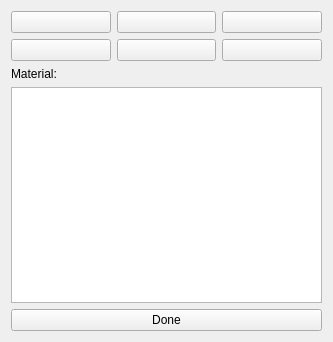
<?xml version="1.0" encoding="UTF-8"?>
<ui version="4.0">
 <class>StructEdDlg</class>
 <widget class="QWidget" name="StructEdDlg">
  <property name="geometry">
   <rect>
    <x>0</x>
    <y>0</y>
    <width>333</width>
    <height>342</height>
   </rect>
  </property>
  <property name="windowTitle">
   <string>Structure Editor</string>
  </property>
  <layout class="QHBoxLayout" name="horizontalLayout">
   <item>
    <layout class="QVBoxLayout" name="verticalLayout">
     <item>
      <layout class="QGridLayout" name="gridLayout">
       <item row="0" column="0">
        <widget class="QPushButton" name="pencilButton">
         <property name="text">
          <string/>
         </property>
         <property name="icon">
          <iconset resource="VoxCad.qrc">
           <normaloff>:/Icons/Icons/Pencil.png</normaloff>:/Icons/Icons/Pencil.png</iconset>
         </property>
         <property name="checkable">
          <bool>true</bool>
         </property>
        </widget>
       </item>
       <item row="0" column="1">
        <widget class="QPushButton" name="squareButton">
         <property name="text">
          <string/>
         </property>
         <property name="icon">
          <iconset resource="VoxCad.qrc">
           <normaloff>:/Icons/Icons/Rectangle.png</normaloff>:/Icons/Icons/Rectangle.png</iconset>
         </property>
         <property name="checkable">
          <bool>true</bool>
         </property>
        </widget>
       </item>
       <item row="0" column="2">
        <widget class="QPushButton" name="ellipseButton">
         <property name="text">
          <string/>
         </property>
         <property name="icon">
          <iconset resource="VoxCad.qrc">
           <normaloff>:/Icons/Icons/Ellipse.png</normaloff>:/Icons/Icons/Ellipse.png</iconset>
         </property>
         <property name="checkable">
          <bool>true</bool>
         </property>
        </widget>
       </item>
       <item row="1" column="0">
        <widget class="QPushButton" name="layerbackButton">
         <property name="text">
          <string/>
         </property>
         <property name="icon">
          <iconset resource="VoxCad.qrc">
           <normaloff>:/Icons/Icons/LayerBack.png</normaloff>:/Icons/Icons/LayerBack.png</iconset>
         </property>
         <property name="checkable">
          <bool>false</bool>
         </property>
        </widget>
       </item>
       <item row="1" column="1">
        <widget class="QPushButton" name="layerforwardButton">
         <property name="text">
          <string/>
         </property>
         <property name="icon">
          <iconset resource="VoxCad.qrc">
           <normaloff>:/Icons/Icons/LayerForward.png</normaloff>:/Icons/Icons/LayerForward.png</iconset>
         </property>
         <property name="checkable">
          <bool>false</bool>
         </property>
        </widget>
       </item>
       <item row="1" column="2">
        <widget class="QPushButton" name="refviewButton">
         <property name="text">
          <string/>
         </property>
         <property name="icon">
          <iconset resource="VoxCad.qrc">
           <normaloff>:/Icons/Icons/Aux_View.png</normaloff>:/Icons/Icons/Aux_View.png</iconset>
         </property>
         <property name="checkable">
          <bool>false</bool>
         </property>
        </widget>
       </item>
      </layout>
     </item>
     <item>
      <widget class="QLabel" name="MatLabel">
       <property name="text">
        <string>Material:</string>
       </property>
      </widget>
     </item>
     <item>
      <widget class="QListWidget" name="MatList"/>
     </item>
     <item>
      <widget class="QPushButton" name="DoneButton">
       <property name="text">
        <string>Done</string>
       </property>
      </widget>
     </item>
    </layout>
   </item>
  </layout>
 </widget>
 <resources>
  <include location="VoxCad.qrc"/>
 </resources>
 <connections>
  <connection>
   <sender>DoneButton</sender>
   <signal>clicked()</signal>
   <receiver>StructEdDlg</receiver>
   <slot>close()</slot>
   <hints>
    <hint type="sourcelabel">
     <x>166</x>
     <y>320</y>
    </hint>
    <hint type="destinationlabel">
     <x>166</x>
     <y>170</y>
    </hint>
   </hints>
  </connection>
 </connections>
</ui>
